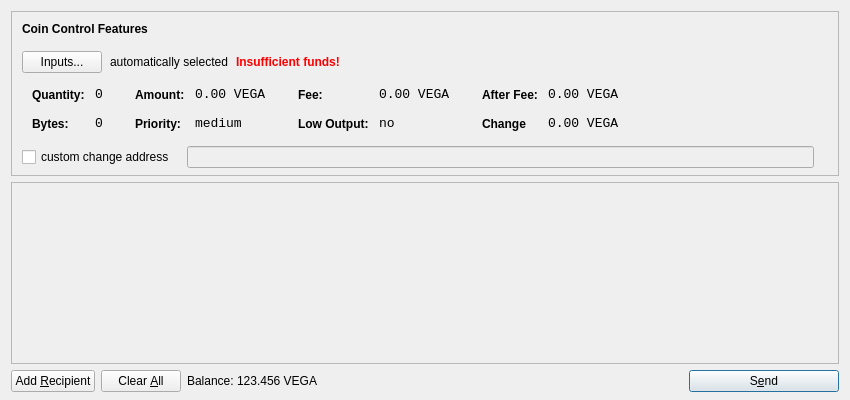
<?xml version="1.0" encoding="UTF-8"?>
<ui version="4.0">
 <class>SendCoinsDialog</class>
 <widget class="QDialog" name="SendCoinsDialog">
  <property name="geometry">
   <rect>
    <x>0</x>
    <y>0</y>
    <width>850</width>
    <height>400</height>
   </rect>
  </property>
  <property name="windowTitle">
   <string>Send Coins</string>
  </property>
  <layout class="QVBoxLayout" name="verticalLayout" stretch="0,1,0">
   <property name="bottomMargin">
    <number>8</number>
   </property>
   <item>
    <widget class="QFrame" name="frameCoinControl">
     <property name="sizePolicy">
      <sizepolicy hsizetype="Expanding" vsizetype="Expanding">
       <horstretch>0</horstretch>
       <verstretch>0</verstretch>
      </sizepolicy>
     </property>
     <property name="maximumSize">
      <size>
       <width>16777215</width>
       <height>16777215</height>
      </size>
     </property>
     <property name="frameShape">
      <enum>QFrame::StyledPanel</enum>
     </property>
     <property name="frameShadow">
      <enum>QFrame::Sunken</enum>
     </property>
     <layout class="QVBoxLayout" name="verticalLayoutCoinControl2">
      <property name="spacing">
       <number>-1</number>
      </property>
      <property name="leftMargin">
       <number>0</number>
      </property>
      <property name="topMargin">
       <number>0</number>
      </property>
      <property name="rightMargin">
       <number>0</number>
      </property>
      <property name="bottomMargin">
       <number>6</number>
      </property>
      <item>
       <layout class="QVBoxLayout" name="verticalLayoutCoinControl" stretch="0,0,0,0,1">
        <property name="spacing">
         <number>0</number>
        </property>
        <property name="leftMargin">
         <number>10</number>
        </property>
        <property name="topMargin">
         <number>10</number>
        </property>
        <item>
         <layout class="QHBoxLayout" name="horizontalLayoutCoinControl1">
          <property name="bottomMargin">
           <number>15</number>
          </property>
          <item>
           <widget class="QLabel" name="labelCoinControlFeatures">
            <property name="sizePolicy">
             <sizepolicy hsizetype="Preferred" vsizetype="Maximum">
              <horstretch>0</horstretch>
              <verstretch>0</verstretch>
             </sizepolicy>
            </property>
            <property name="font">
             <font>
              <weight>75</weight>
              <bold>true</bold>
             </font>
            </property>
            <property name="styleSheet">
             <string notr="true">font-weight:bold;</string>
            </property>
            <property name="text">
             <string>Coin Control Features</string>
            </property>
           </widget>
          </item>
         </layout>
        </item>
        <item>
         <layout class="QHBoxLayout" name="horizontalLayoutCoinControl2" stretch="0,0,0,0">
          <property name="spacing">
           <number>8</number>
          </property>
          <property name="bottomMargin">
           <number>10</number>
          </property>
          <item>
           <widget class="QPushButton" name="pushButtonCoinControl">
            <property name="styleSheet">
             <string notr="true"/>
            </property>
            <property name="text">
             <string>Inputs...</string>
            </property>
           </widget>
          </item>
          <item>
           <widget class="QLabel" name="labelCoinControlAutomaticallySelected">
            <property name="text">
             <string>automatically selected</string>
            </property>
            <property name="margin">
             <number>5</number>
            </property>
           </widget>
          </item>
          <item>
           <widget class="QLabel" name="labelCoinControlInsuffFunds">
            <property name="font">
             <font>
              <weight>75</weight>
              <bold>true</bold>
             </font>
            </property>
            <property name="styleSheet">
             <string notr="true">color:red;font-weight:bold;</string>
            </property>
            <property name="text">
             <string>Insufficient funds!</string>
            </property>
            <property name="margin">
             <number>5</number>
            </property>
           </widget>
          </item>
          <item>
           <spacer name="horizontalSpacerCoinControl">
            <property name="orientation">
             <enum>Qt::Horizontal</enum>
            </property>
            <property name="sizeHint" stdset="0">
             <size>
              <width>40</width>
              <height>1</height>
             </size>
            </property>
           </spacer>
          </item>
         </layout>
        </item>
        <item>
         <widget class="QWidget" name="widgetCoinControl" native="true">
          <property name="sizePolicy">
           <sizepolicy hsizetype="Preferred" vsizetype="Preferred">
            <horstretch>0</horstretch>
            <verstretch>0</verstretch>
           </sizepolicy>
          </property>
          <property name="minimumSize">
           <size>
            <width>0</width>
            <height>0</height>
           </size>
          </property>
          <property name="styleSheet">
           <string notr="true"/>
          </property>
          <layout class="QHBoxLayout" name="horizontalLayoutCoinControl5">
           <property name="margin">
            <number>0</number>
           </property>
           <item>
            <layout class="QHBoxLayout" name="horizontalLayoutCoinControl3" stretch="0,0,0,1">
             <property name="spacing">
              <number>20</number>
             </property>
             <property name="topMargin">
              <number>0</number>
             </property>
             <property name="bottomMargin">
              <number>10</number>
             </property>
             <item>
              <layout class="QFormLayout" name="formLayoutCoinControl1">
               <property name="horizontalSpacing">
                <number>10</number>
               </property>
               <property name="verticalSpacing">
                <number>14</number>
               </property>
               <property name="leftMargin">
                <number>10</number>
               </property>
               <property name="topMargin">
                <number>4</number>
               </property>
               <property name="rightMargin">
                <number>6</number>
               </property>
               <item row="0" column="0">
                <widget class="QLabel" name="labelCoinControlQuantityText">
                 <property name="styleSheet">
                  <string notr="true">font-weight:bold;</string>
                 </property>
                 <property name="text">
                  <string>Quantity:</string>
                 </property>
                 <property name="margin">
                  <number>0</number>
                 </property>
                </widget>
               </item>
               <item row="0" column="1">
                <widget class="QLabel" name="labelCoinControlQuantity">
                 <property name="font">
                  <font>
                   <family>Monospace</family>
                   <pointsize>10</pointsize>
                  </font>
                 </property>
                 <property name="cursor">
                  <cursorShape>IBeamCursor</cursorShape>
                 </property>
                 <property name="contextMenuPolicy">
                  <enum>Qt::ActionsContextMenu</enum>
                 </property>
                 <property name="text">
                  <string>0</string>
                 </property>
                 <property name="margin">
                  <number>0</number>
                 </property>
                 <property name="textInteractionFlags">
                  <set>Qt::LinksAccessibleByMouse|Qt::TextSelectableByKeyboard|Qt::TextSelectableByMouse</set>
                 </property>
                </widget>
               </item>
               <item row="1" column="0">
                <widget class="QLabel" name="labelCoinControlBytesText">
                 <property name="styleSheet">
                  <string notr="true">font-weight:bold;</string>
                 </property>
                 <property name="text">
                  <string>Bytes:</string>
                 </property>
                </widget>
               </item>
               <item row="1" column="1">
                <widget class="QLabel" name="labelCoinControlBytes">
                 <property name="font">
                  <font>
                   <family>Monospace</family>
                   <pointsize>10</pointsize>
                  </font>
                 </property>
                 <property name="cursor">
                  <cursorShape>IBeamCursor</cursorShape>
                 </property>
                 <property name="contextMenuPolicy">
                  <enum>Qt::ActionsContextMenu</enum>
                 </property>
                 <property name="text">
                  <string>0</string>
                 </property>
                 <property name="textInteractionFlags">
                  <set>Qt::LinksAccessibleByMouse|Qt::TextSelectableByKeyboard|Qt::TextSelectableByMouse</set>
                 </property>
                </widget>
               </item>
              </layout>
             </item>
             <item>
              <layout class="QFormLayout" name="formLayoutCoinControl2">
               <property name="horizontalSpacing">
                <number>10</number>
               </property>
               <property name="verticalSpacing">
                <number>14</number>
               </property>
               <property name="leftMargin">
                <number>6</number>
               </property>
               <property name="topMargin">
                <number>4</number>
               </property>
               <property name="rightMargin">
                <number>6</number>
               </property>
               <item row="0" column="0">
                <widget class="QLabel" name="labelCoinControlAmountText">
                 <property name="styleSheet">
                  <string notr="true">font-weight:bold;</string>
                 </property>
                 <property name="text">
                  <string>Amount:</string>
                 </property>
                 <property name="margin">
                  <number>0</number>
                 </property>
                </widget>
               </item>
               <item row="0" column="1">
                <widget class="QLabel" name="labelCoinControlAmount">
                 <property name="font">
                  <font>
                   <family>Monospace</family>
                   <pointsize>10</pointsize>
                  </font>
                 </property>
                 <property name="cursor">
                  <cursorShape>IBeamCursor</cursorShape>
                 </property>
                 <property name="contextMenuPolicy">
                  <enum>Qt::ActionsContextMenu</enum>
                 </property>
                 <property name="text">
                  <string>0.00 VEGA</string>
                 </property>
                 <property name="textInteractionFlags">
                  <set>Qt::LinksAccessibleByMouse|Qt::TextSelectableByKeyboard|Qt::TextSelectableByMouse</set>
                 </property>
                </widget>
               </item>
               <item row="1" column="0">
                <widget class="QLabel" name="labelCoinControlPriorityText">
                 <property name="styleSheet">
                  <string notr="true">font-weight:bold;</string>
                 </property>
                 <property name="text">
                  <string>Priority:</string>
                 </property>
                </widget>
               </item>
               <item row="1" column="1">
                <widget class="QLabel" name="labelCoinControlPriority">
                 <property name="font">
                  <font>
                   <family>Monospace</family>
                   <pointsize>10</pointsize>
                  </font>
                 </property>
                 <property name="cursor">
                  <cursorShape>IBeamCursor</cursorShape>
                 </property>
                 <property name="contextMenuPolicy">
                  <enum>Qt::ActionsContextMenu</enum>
                 </property>
                 <property name="text">
                  <string>medium</string>
                 </property>
                 <property name="textInteractionFlags">
                  <set>Qt::LinksAccessibleByMouse|Qt::TextSelectableByKeyboard|Qt::TextSelectableByMouse</set>
                 </property>
                </widget>
               </item>
              </layout>
             </item>
             <item>
              <layout class="QFormLayout" name="formLayoutCoinControl3">
               <property name="horizontalSpacing">
                <number>10</number>
               </property>
               <property name="verticalSpacing">
                <number>14</number>
               </property>
               <property name="leftMargin">
                <number>6</number>
               </property>
               <property name="topMargin">
                <number>4</number>
               </property>
               <property name="rightMargin">
                <number>6</number>
               </property>
               <item row="0" column="0">
                <widget class="QLabel" name="labelCoinControlFeeText">
                 <property name="styleSheet">
                  <string notr="true">font-weight:bold;</string>
                 </property>
                 <property name="text">
                  <string>Fee:</string>
                 </property>
                 <property name="margin">
                  <number>0</number>
                 </property>
                </widget>
               </item>
               <item row="0" column="1">
                <widget class="QLabel" name="labelCoinControlFee">
                 <property name="font">
                  <font>
                   <family>Monospace</family>
                   <pointsize>10</pointsize>
                  </font>
                 </property>
                 <property name="cursor">
                  <cursorShape>IBeamCursor</cursorShape>
                 </property>
                 <property name="contextMenuPolicy">
                  <enum>Qt::ActionsContextMenu</enum>
                 </property>
                 <property name="text">
                  <string>0.00 VEGA</string>
                 </property>
                 <property name="textInteractionFlags">
                  <set>Qt::LinksAccessibleByMouse|Qt::TextSelectableByKeyboard|Qt::TextSelectableByMouse</set>
                 </property>
                </widget>
               </item>
               <item row="1" column="0">
                <widget class="QLabel" name="labelCoinControlLowOutputText">
                 <property name="styleSheet">
                  <string notr="true">font-weight:bold;</string>
                 </property>
                 <property name="text">
                  <string>Low Output:</string>
                 </property>
                </widget>
               </item>
               <item row="1" column="1">
                <widget class="QLabel" name="labelCoinControlLowOutput">
                 <property name="font">
                  <font>
                   <family>Monospace</family>
                   <pointsize>10</pointsize>
                  </font>
                 </property>
                 <property name="cursor">
                  <cursorShape>IBeamCursor</cursorShape>
                 </property>
                 <property name="contextMenuPolicy">
                  <enum>Qt::ActionsContextMenu</enum>
                 </property>
                 <property name="text">
                  <string>no</string>
                 </property>
                 <property name="textInteractionFlags">
                  <set>Qt::LinksAccessibleByMouse|Qt::TextSelectableByKeyboard|Qt::TextSelectableByMouse</set>
                 </property>
                </widget>
               </item>
              </layout>
             </item>
             <item>
              <layout class="QFormLayout" name="formLayoutCoinControl4">
               <property name="horizontalSpacing">
                <number>10</number>
               </property>
               <property name="verticalSpacing">
                <number>14</number>
               </property>
               <property name="leftMargin">
                <number>6</number>
               </property>
               <property name="topMargin">
                <number>4</number>
               </property>
               <property name="rightMargin">
                <number>6</number>
               </property>
               <item row="0" column="0">
                <widget class="QLabel" name="labelCoinControlAfterFeeText">
                 <property name="styleSheet">
                  <string notr="true">font-weight:bold;</string>
                 </property>
                 <property name="text">
                  <string>After Fee:</string>
                 </property>
                 <property name="margin">
                  <number>0</number>
                 </property>
                </widget>
               </item>
               <item row="0" column="1">
                <widget class="QLabel" name="labelCoinControlAfterFee">
                 <property name="font">
                  <font>
                   <family>Monospace</family>
                   <pointsize>10</pointsize>
                  </font>
                 </property>
                 <property name="cursor">
                  <cursorShape>IBeamCursor</cursorShape>
                 </property>
                 <property name="contextMenuPolicy">
                  <enum>Qt::ActionsContextMenu</enum>
                 </property>
                 <property name="text">
                  <string>0.00 VEGA</string>
                 </property>
                 <property name="textInteractionFlags">
                  <set>Qt::LinksAccessibleByMouse|Qt::TextSelectableByKeyboard|Qt::TextSelectableByMouse</set>
                 </property>
                </widget>
               </item>
               <item row="1" column="0">
                <widget class="QLabel" name="labelCoinControlChangeText">
                 <property name="styleSheet">
                  <string notr="true">font-weight:bold;</string>
                 </property>
                 <property name="text">
                  <string>Change</string>
                 </property>
                </widget>
               </item>
               <item row="1" column="1">
                <widget class="QLabel" name="labelCoinControlChange">
                 <property name="font">
                  <font>
                   <family>Monospace</family>
                   <pointsize>10</pointsize>
                  </font>
                 </property>
                 <property name="cursor">
                  <cursorShape>IBeamCursor</cursorShape>
                 </property>
                 <property name="contextMenuPolicy">
                  <enum>Qt::ActionsContextMenu</enum>
                 </property>
                 <property name="text">
                  <string>0.00 VEGA</string>
                 </property>
                 <property name="textInteractionFlags">
                  <set>Qt::LinksAccessibleByMouse|Qt::TextSelectableByKeyboard|Qt::TextSelectableByMouse</set>
                 </property>
                </widget>
               </item>
              </layout>
             </item>
            </layout>
           </item>
          </layout>
         </widget>
        </item>
        <item>
         <layout class="QHBoxLayout" name="horizontalLayoutCoinControl4" stretch="0,0,0">
          <property name="spacing">
           <number>12</number>
          </property>
          <property name="sizeConstraint">
           <enum>QLayout::SetDefaultConstraint</enum>
          </property>
          <property name="topMargin">
           <number>5</number>
          </property>
          <property name="rightMargin">
           <number>5</number>
          </property>
          <item>
           <widget class="QCheckBox" name="checkBoxCoinControlChange">
            <property name="text">
             <string>custom change address</string>
            </property>
           </widget>
          </item>
          <item>
           <widget class="QLineEdit" name="lineEditCoinControlChange">
            <property name="enabled">
             <bool>false</bool>
            </property>
            <property name="sizePolicy">
             <sizepolicy hsizetype="Expanding" vsizetype="Fixed">
              <horstretch>0</horstretch>
              <verstretch>0</verstretch>
             </sizepolicy>
            </property>
           </widget>
          </item>
          <item>
           <widget class="QLabel" name="labelCoinControlChangeLabel">
            <property name="sizePolicy">
             <sizepolicy hsizetype="Preferred" vsizetype="Expanding">
              <horstretch>0</horstretch>
              <verstretch>0</verstretch>
             </sizepolicy>
            </property>
            <property name="minimumSize">
             <size>
              <width>0</width>
              <height>0</height>
             </size>
            </property>
            <property name="text">
             <string/>
            </property>
            <property name="margin">
             <number>3</number>
            </property>
           </widget>
          </item>
         </layout>
        </item>
        <item>
         <spacer name="verticalSpacerCoinControl">
          <property name="orientation">
           <enum>Qt::Vertical</enum>
          </property>
          <property name="sizeHint" stdset="0">
           <size>
            <width>800</width>
            <height>1</height>
           </size>
          </property>
         </spacer>
        </item>
       </layout>
      </item>
     </layout>
    </widget>
   </item>
   <item>
    <widget class="QScrollArea" name="scrollArea">
     <property name="widgetResizable">
      <bool>true</bool>
     </property>
     <widget class="QWidget" name="scrollAreaWidgetContents">
      <property name="geometry">
       <rect>
        <x>0</x>
        <y>0</y>
        <width>830</width>
        <height>165</height>
       </rect>
      </property>
      <layout class="QVBoxLayout" name="verticalLayout_2">
       <property name="margin">
        <number>0</number>
       </property>
       <item>
        <layout class="QVBoxLayout" name="entries">
         <property name="spacing">
          <number>6</number>
         </property>
        </layout>
       </item>
       <item>
        <spacer name="verticalSpacer">
         <property name="orientation">
          <enum>Qt::Vertical</enum>
         </property>
         <property name="sizeHint" stdset="0">
          <size>
           <width>20</width>
           <height>40</height>
          </size>
         </property>
        </spacer>
       </item>
      </layout>
     </widget>
    </widget>
   </item>
   <item>
    <layout class="QHBoxLayout" name="horizontalLayout">
     <item>
      <widget class="QPushButton" name="addButton">
       <property name="toolTip">
        <string>Send to multiple recipients at once</string>
       </property>
       <property name="text">
        <string>Add &amp;Recipient</string>
       </property>
       <property name="icon">
        <iconset resource="../bitcoin.qrc">
         <normaloff>:/icons/add</normaloff>:/icons/add</iconset>
       </property>
       <property name="autoDefault">
        <bool>false</bool>
       </property>
      </widget>
     </item>
     <item>
      <widget class="QPushButton" name="clearButton">
       <property name="sizePolicy">
        <sizepolicy hsizetype="Minimum" vsizetype="Fixed">
         <horstretch>0</horstretch>
         <verstretch>0</verstretch>
        </sizepolicy>
       </property>
       <property name="toolTip">
        <string>Remove all transaction fields</string>
       </property>
       <property name="text">
        <string>Clear &amp;All</string>
       </property>
       <property name="icon">
        <iconset resource="../bitcoin.qrc">
         <normaloff>:/icons/remove</normaloff>:/icons/remove</iconset>
       </property>
       <property name="autoRepeatDelay">
        <number>300</number>
       </property>
       <property name="autoDefault">
        <bool>false</bool>
       </property>
      </widget>
     </item>
     <item>
      <layout class="QHBoxLayout" name="horizontalLayout_2">
       <property name="spacing">
        <number>3</number>
       </property>
       <item>
        <widget class="QLabel" name="label">
         <property name="sizePolicy">
          <sizepolicy hsizetype="Preferred" vsizetype="Fixed">
           <horstretch>0</horstretch>
           <verstretch>0</verstretch>
          </sizepolicy>
         </property>
         <property name="text">
          <string>Balance:</string>
         </property>
        </widget>
       </item>
       <item>
        <widget class="QLabel" name="labelBalance">
         <property name="sizePolicy">
          <sizepolicy hsizetype="Preferred" vsizetype="Fixed">
           <horstretch>0</horstretch>
           <verstretch>0</verstretch>
          </sizepolicy>
         </property>
         <property name="cursor">
          <cursorShape>IBeamCursor</cursorShape>
         </property>
         <property name="text">
          <string>123.456 VEGA</string>
         </property>
         <property name="textInteractionFlags">
          <set>Qt::LinksAccessibleByMouse|Qt::TextSelectableByKeyboard|Qt::TextSelectableByMouse</set>
         </property>
        </widget>
       </item>
      </layout>
     </item>
     <item>
      <spacer name="horizontalSpacer">
       <property name="orientation">
        <enum>Qt::Horizontal</enum>
       </property>
       <property name="sizeHint" stdset="0">
        <size>
         <width>40</width>
         <height>20</height>
        </size>
       </property>
      </spacer>
     </item>
     <item>
      <widget class="QPushButton" name="sendButton">
       <property name="minimumSize">
        <size>
         <width>150</width>
         <height>0</height>
        </size>
       </property>
       <property name="toolTip">
        <string>Confirm the send action</string>
       </property>
       <property name="text">
        <string>S&amp;end</string>
       </property>
       <property name="icon">
        <iconset resource="../bitcoin.qrc">
         <normaloff>:/icons/send</normaloff>:/icons/send</iconset>
       </property>
       <property name="default">
        <bool>true</bool>
       </property>
      </widget>
     </item>
    </layout>
   </item>
  </layout>
 </widget>
 <resources>
  <include location="../bitcoin.qrc"/>
 </resources>
 <connections/>
</ui>
